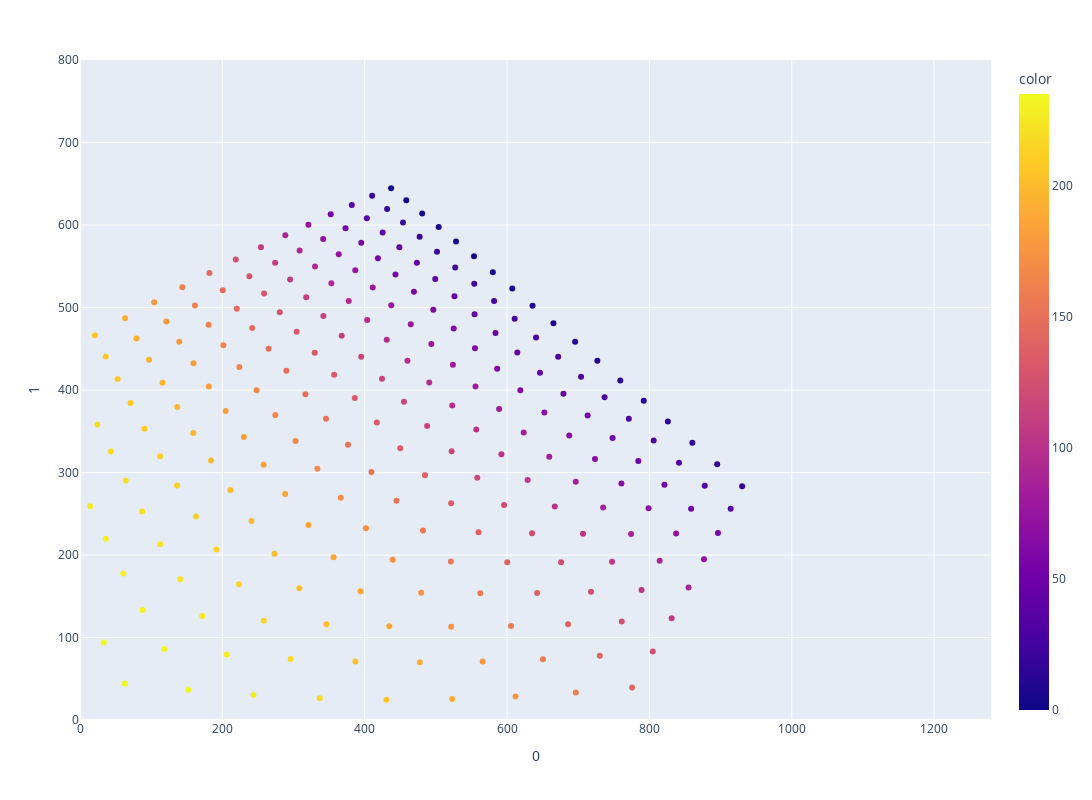

This figure's notebook cell:
### Code cell
corners = r.features.corners.copy()
corners[:, 1] = h - corners[:, 1]
px.scatter(
    corners,
    x=0,
    y=1,
    range_x=[0, w],
    range_y=[0, h],
    color=range(len(corners)),
    height=h,
    width=w,
)

### Figure 1 — Plotly figure (JSON) as saved in the notebook; plotly's stock layout.template omitted (floating-point values rounded to 4 significant figures; data arrays with more than 128 entries replaced by an {"elided": "..."} marker saying what was removed)
{"data": [{"hovertemplate": "0=%{x}<br>1=%{y}<br>color=%{marker.color}<extra></extra>", "legendgroup": "", "marker": {"color": {"elided": "236 int values"}, "coloraxis": "coloraxis", "symbol": "circle"}, "mode": "markers", "name": "", "orientation": "v", "showlegend": false, "type": "scatter", "x": {"elided": "236 float values"}, "xaxis": "x", "y": {"elided": "236 float values"}, "yaxis": "y"}], "layout": {"coloraxis": {"colorbar": {"title": {"text": "color"}}, "colorscale": [[0, "#0d0887"], [0.1111, "#46039f"], [0.2222, "#7201a8"], [0.3333, "#9c179e"], [0.4444, "#bd3786"], [0.5556, "#d8576b"], [0.6667, "#ed7953"], [0.7778, "#fb9f3a"], [0.8889, "#fdca26"], [1, "#f0f921"]]}, "height": 800, "legend": {"tracegroupgap": 0}, "margin": {"t": 60}, "width": 1280, "xaxis": {"anchor": "y", "domain": [0, 1], "range": [0, 1280], "title": {"text": "0"}, "type": "linear"}, "yaxis": {"anchor": "x", "domain": [0, 1], "range": [0, 800], "title": {"text": "1"}, "type": "linear"}}}
